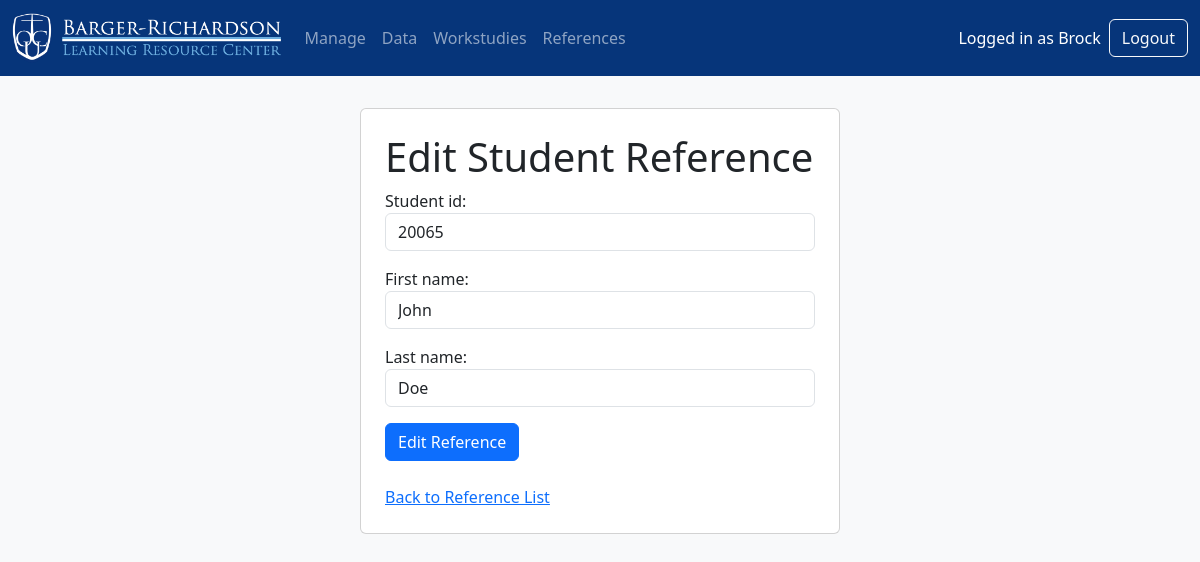
Screenshot of /references/edit/20065/ (signed in) with the database file from the repository.
### users/models.py (models this page shows, shortened)
class CustomUser(AbstractUser):
    is_workstudy = models.BooleanField(default=False)
    default_password_used = models.BooleanField(default=True)
    REQUIRED_FIELDS = ['email', 'first_name', 'last_name']  # Required for createsuperuser

### sign_in/models.py (models this page shows, shortened)
class StudentReference(models.Model):
    student_id = models.IntegerField(unique=True)
    first_name = models.CharField(max_length=50)
    last_name = models.CharField(max_length=50)

### reports/views.py (the view)
# urls.py: path('edit/<int:student_id>/', views.reference_edit, name='reference_edit'),
@admin_required
def reference_edit(request, student_id):
    ref = get_object_or_404(StudentReference, student_id=student_id)
    if request.method == 'POST':
        form = StudentReferenceForm(request.POST, instance=ref)
        if form.is_valid():
            form.save()
            return redirect('reports:reference_list')
    else:
        form = StudentReferenceForm(instance=ref)
    return render(request, 'reports/reference_form.html', {'form': form, 'action': 'Edit'})

### reports/forms.py
class StudentReferenceForm(forms.ModelForm):
    class Meta:
        model = StudentReference
        fields = ['student_id', 'first_name', 'last_name']
        widgets = {
            'student_id': forms.TextInput(attrs={'class': 'form-control'}),
            'first_name': forms.TextInput(attrs={'class': 'form-control'}),
            'last_name': forms.TextInput(attrs={'class': 'form-control'}),
        }

### reports/templates/reports/reference_form.html (shortened to what this page needs)
{% extends 'base.html' %}
{% block content %}
<div class="container d-flex justify-content-center">
    <div class="card p-4" style="width: 30rem;">
        <h1>{{ action }} Student Reference</h1>
        <form method="post">
            {{ form.as_p }}
            <button type="submit" class="btn btn-primary">{{ action }} Reference</button>
        </form>
        <br>
        <a href="{% url 'reports:reference_list' %}">Back to Reference List</a>
      </div>
</div>
{% endblock %}

### templates/base.html (shortened to what this page needs)
{% load static %}
<!DOCTYPE html>
<html lang="en">
<head>
    <link rel="stylesheet" href="https://cdn.jsdelivr.net/npm/bootstrap@5.3.0/dist/css/bootstrap.min.css">
    <link rel="stylesheet" href="{% static 'css/style.css' %}"
</head>
<body style="padding: 0;">
    <nav class="navbar navbar-expand-lg navbar-dark bg-dark">
        <div class="container-fluid">
            <a class="navbar-brand" href="{% url 'sign_in:home' %}"><img src="{% static 'images/library_logo.png' %}" class="img-fluid" style="height: 50px;"></a>
            <div class="collapse navbar-collapse">
                <ul class="navbar-nav me-auto mb-2 mb-lg-0">
                    {% if user.is_superuser %}
                        <li class="nav-item">
                            <a class="nav-link" href="{% url 'sign_in:manage' %}">Manage</a>
                        </li>
                        <li class="nav-item">
                            <a class="nav-link" href="{% url 'dashboard:data' %}">Data</a>
                        </li>
                        <li class="nav-item">
                            <a class="nav-link" href="{% url 'users:workstudy_list' %}">Workstudies</a>
                        </li>
                        <li class="nav-item">
                            <a class="nav-link" href="{% url 'reports:reference_list' %}">References</a>
                        </li>
                    {% endif %}
                </ul>
                {% if user.is_authenticated %}
                    <span class="navbar-text text-white me-2">
                        Logged in as {{ user.first_name }}
                    </span>
                    <a class="btn btn-outline-light" href="{% url 'users:logout' %}">Logout</a>
                {% else %}
                    <a class="btn btn-outline-light" href="{% url 'users:login' %}">Employee Login</a>
                {% endif %}
            </div>
        </div>
    </nav>
    <div class="container">
        {% block content %}
        {% endblock %}
    </div>
</body>
</html>

### static/css/style.css (style rules this page uses)
body { padding: 2rem; background-color: #f8f9fa; }
.navbar { margin-bottom: 2rem; }
.bg-dark { --bs-bg-opacity: 1; background-color: #06357A !important; }

### rows the page displays
CustomUser: first_name "Brock"
StudentReference: student_id "20065", first_name "John", last_name "Doe"

### other values shown
{{ action }} "Edit"
